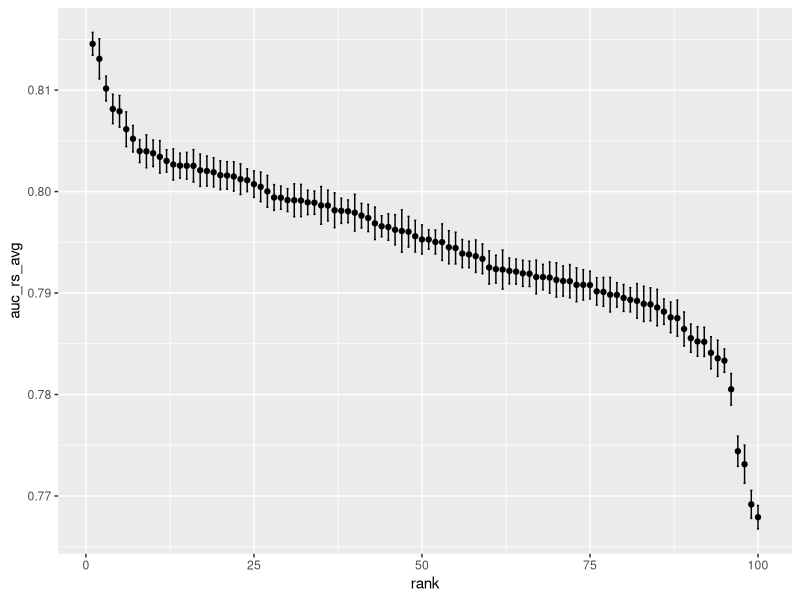
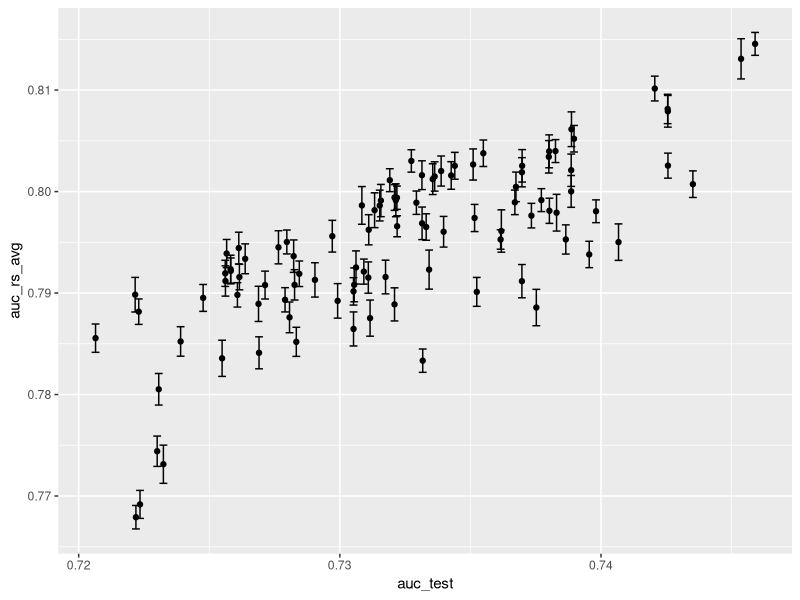
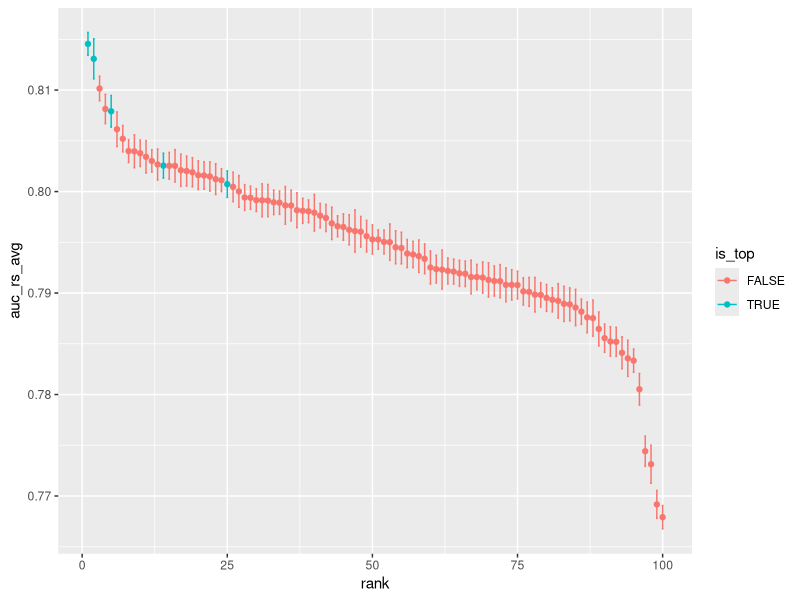

These charts were generated, in order, by the following R code:
## ---- chunk 1

library(data.table)
library(dplyr)
library(ggplot2)

d_pm_res <- fread("res.csv")

d_pm_res %>% mutate(rank = dense_rank(desc(auc_rs_avg))) %>% ggplot() + geom_point(aes(x = rank, y = auc_rs_avg)) +
  geom_errorbar(aes(x = rank, ymin = auc_rs_avg-auc_rs_std, ymax = auc_rs_avg+auc_rs_std), width = 0.3)

d_pm_res %>% ggplot() + geom_point(aes(x = auc_test, y = auc_rs_avg)) +
  geom_errorbar(aes(x = auc_test, ymin = auc_rs_avg-auc_rs_std, ymax = auc_rs_avg+auc_rs_std), width = 0.0003)

auc_test_top <- sort(d_pm_res$auc_test, decreasing = TRUE)[5]
d_pm_res %>% mutate(rank = dense_rank(desc(auc_rs_avg))) %>% mutate(is_top = auc_test>=auc_test_top) %>% 
  ggplot(aes(color = is_top)) + geom_point(aes(x = rank, y = auc_rs_avg)) +
  geom_errorbar(aes(x = rank, ymin = auc_rs_avg-auc_rs_std, ymax = auc_rs_avg+auc_rs_std), width = 0.3)


d_pm_res %>% arrange(desc(auc_rs_avg)) %>% head(10)

d_pm_res %>% arrange(desc(auc_test)) %>% head(10)
